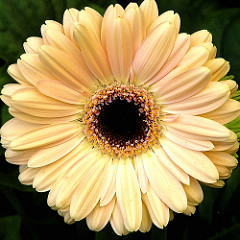
#> input picture Dataset/flowers/daisy/107592979_aaa9cdfe78_m.jpg, 240 x 240 px; its folder holds only this picture in this run
$ jupyter execute --allow-errors FeatureEngineering.ipynb
#> lines starting #> are read from the running program, lines starting #| are printed output that depends on the picture; long printed decimals are rounded
# Dataset Description

[cell 1]
import os

dir = '../Dataset/flowers/'
total_data = 0

def filter_jpg_files(files):
    """Filters a list of files for files with a .jpg format.

    Args:
        files: A list of files.

    Returns:
        A list of files with a .jpg format.
    """

    jpg_files = []
    for file in files:
        if file.endswith(".jpg"):
            jpg_files.append(file)
    return jpg_files


elements = dict()
print("*"*30)
print("Data Instances:")
for classes in os.listdir(dir):
    len_data = len(filter_jpg_files(os.listdir(dir+classes)))
    total_data+=len_data
    elements[classes] = len_data
    print(classes,":",len_data)
#> pass 2 of the loop `for classes in os.listdir(dir):`:
print("*"*30)
print("Total Data:",total_data)
print("*"*30)
print("Total Classes:",len(elements))

[cell 2]
import seaborn as sns
import matplotlib.pyplot as plt

# Create a dictionary of flower counts
flower_counts = elements

# Create a list of the keys and values in the dictionary
keys = list(flower_counts.keys())
values = list(flower_counts.values())

# Create a barplot using Seaborn's barplot() function
sns.barplot(x=keys, y=values)

# Add a title and axis labels to the plot
plt.title("Flower Counts")
plt.xlabel("Flower Type")
plt.ylabel("Count")

# Show the plot
plt.show()
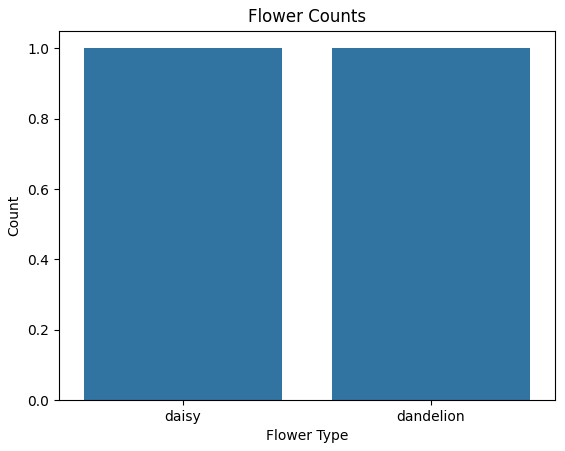
#> figure drawn by matplotlib, 1 panel

[cell 3]
import matplotlib.pyplot as plt

flower_counts = {'daisy': 764, 'dandelion': 1052, 'rose': 784, 'sunflower': 733, 'tulip': 984}

# Create a list of the pie slices
pie_slices = list(flower_counts.values())

# Create a list of the pie slice labels
pie_slice_labels = list(flower_counts.keys())

# Create a pie chart using Matplotlib's pie() function
plt.pie(pie_slices, labels=pie_slice_labels, autopct="%1.1f%%")

# Set the title and axis labels
plt.title("Flower Count Distribution")
plt.xlabel("Flower Type")

# Show the plot
plt.show()
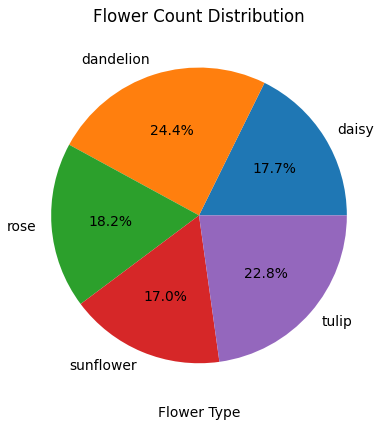
#> figure drawn by matplotlib, 1 panel

## Relationship between different classes and average pixel values

[cell 4]
import cv2
import glob
import numpy as np

def calc_stat(img_data):
    mean_red = np.mean(img_data[:, :, 0])
    std_red = np.std(img_data[:, :, 0])
    median_red = np.median(img_data[:, :, 0])

    mean_green = np.mean(img_data[:, :, 1])
    std_green = np.std(img_data[:, :, 1])
    median_green = np.median(img_data[:, :, 1])

    mean_blue = np.mean(img_data[:, :, 2])
    std_blue = np.std(img_data[:, :, 2])
    median_blue = np.median(img_data[:, :, 2])

    # Print the statistics
    print("Mean red:", mean_red)
    print("Standard deviation red:", std_red)
    print("Median red:", median_red)

    print("Mean green:", mean_green)
    print("Standard deviation green:", std_green)
    print("Median green:", median_green)

    print("Mean blue:", mean_blue)
    print("Standard deviation blue:", std_blue)
    print("Median blue:", median_blue)

def display_rel(path):
    img_data = []
    image_paths = glob.glob(path)
    image_size = (224, 224)
    resized_images = []

    for image_path in image_paths:
        image = cv2.imread(image_path)
        image = cv2.resize(image, image_size)
        resized_images.append(image)

    img_data = np.array(resized_images)

    hist_red = np.histogram(img_data[:, :, 0], bins=256)
    hist_green = np.histogram(img_data[:, :, 1], bins=256)
    hist_blue = np.histogram(img_data[:, :, 2], bins=256)

    plt.plot(hist_red[1][:-1], hist_red[0])
    plt.plot(hist_green[1][:-1], hist_green[0])
    plt.plot(hist_blue[1][:-1], hist_blue[0])

    # Add labels and title
    plt.xlabel("Pixel value")
    plt.ylabel("Frequency")
    plt.title("Histogram of pixel values")

    # Show the plot
    plt.show()
    calc_stat(img_data)

[cell 5]
for classes in os.listdir(dir):
    print("*"*45)
    print(classes)
    display_rel(dir+classes+"/*.jpg")
#> in display_rel, image is the input picture: shape (240, 240, 3); mean B, G, R 90.7, 143.2, 166.7
#> in display_rel, `image = cv2.resize(image, image_size)`:
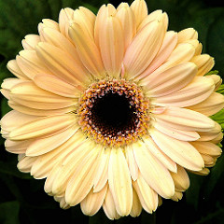
#> image: shape (224, 224, 3); mean B, G, R 90.6, 143.1, 166.5
#> in display_rel, `plt.show()`:
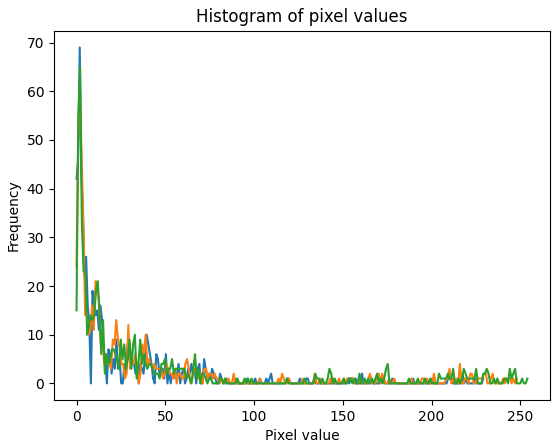
#> figure drawn by matplotlib, 1 panel; curve peaks at x = 1.8, y = 69; curve peaks at x = 1.95, y = 60; curve peaks at x = 1.99, y = 65
#> in calc_stat, `mean_red = np.mean(img_data[:, :, 0])`: mean_red = 25.22
#> in calc_stat, `std_red = np.std(img_data[:, :, 0])`: std_red = 38.06
#> in calc_stat, `median_red = np.median(img_data[:, :, 0])`: median_red = 10
#> in calc_stat, `mean_green = np.mean(img_data[:, :, 1])`: mean_green = 37.05
#> in calc_stat, `std_green = np.std(img_data[:, :, 1])`: std_green = 57.43
#> in calc_stat, `median_green = np.median(img_data[:, :, 1])`: median_green = 13
#> in calc_stat, `mean_blue = np.mean(img_data[:, :, 2])`: mean_blue = 43.61
#> in calc_stat, `std_blue = np.std(img_data[:, :, 2])`: std_blue = 65.63
#> in calc_stat, `median_blue = np.median(img_data[:, :, 2])`: median_blue = 14
#| Mean red: 25.216
#| Standard deviation red: 38.055
#| Median red: 10.0
#| Mean green: 37.048
#| Standard deviation green: 57.431
#| Median green: 13.0
#| Mean blue: 43.613
#| Standard deviation blue: 65.631
#| Median blue: 14.0
#> pass 2 of the loop `for classes in os.listdir(dir):`:
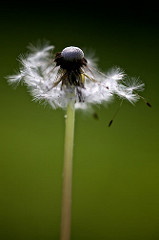
#> input picture Dataset/flowers/dandelion/14761980161_2d6dbaa4bb_m.jpg, 159 x 240 px
#> in display_rel, image is the input picture: shape (240, 159, 3); mean B, G, R 27.4, 78.2, 67.3
#> in display_rel (call 2), `image = cv2.resize(image, image_size)`:
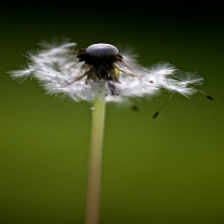
#> image: shape (224, 224, 3); mean B, G, R 27.3, 78.1, 67.2
#> in display_rel (call 2), `plt.show()`:
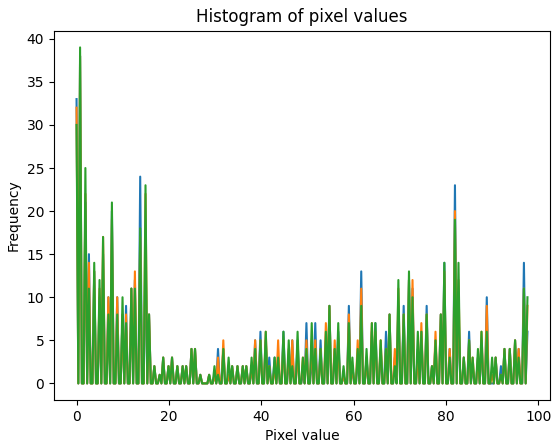
#> figure drawn by matplotlib, 1 panel; curve peaks at x = 0.766, y = 38; curve peaks at x = 0.766, y = 38; curve peaks at x = 0.766, y = 39
#| Mean red: 41.387
#| Standard deviation red: 33.045
#| Median red: 41.5
#| Mean green: 41.414
#| Standard deviation green: 33.054
#| Median green: 41.5
#| Mean blue: 41.448
#| Standard deviation blue: 33.075
#| Median blue: 41.5

## Dataset Preprocessing
* Since the dataset is imbalanced we need to balance the dataset.
The techniques used here is the combination of undersampling and oversampling.

* First of all the average is found out by which the undersampling and oversampling can be splitted

[cell 6]
avg = sum(elements.values())//5
print("Average",avg)

[cell 7]
import Augmentor

def oversampling(type1_images, num_new_images_type1):
    type1_p = Augmentor.Pipeline(type1_images)
    type1_p.rotate(probability=0.7, max_left_rotation=25, max_right_rotation=25)
    type1_p.flip_left_right(probability=0.5)
    type1_p.zoom_random(probability=0.5, percentage_area=0.8)
    type1_p.sample(num_new_images_type1)

[cell 8]
def undersampling(path, no_img_rm):
    files = os.listdir(path)
    for cnt,f in enumerate(files):
        if cnt>no_img_rm:
            break
        os.remove(path+f)

### Oversampling Daisy

[cell 9]
oversampling("../dataset/flowers/daisy",863-764)
#> (the call stopped at in oversampling, `type1_p = Augmentor.Pipeline(type1_images)`: Augmentor is not available in this run)

[cell 10]
import shutil
source_folder = "../dataset/flowers/daisy/output/"
destination_folder = "../dataset/flowers/daisy/"
#> (the rest of this cell did not finish here and is left out)

[cell 11]
len(os.listdir(destination_folder))

### Undersampling Dandelion

[cell 12]
print("Number of images under dandelion",elements['dandelion'])

[cell 13]
req_images = elements['dandelion'] - avg - 1
print("Images to subtract",req_images)

[cell 14]
undersampling("../Dataset/flowers/dandelion/",req_images)

[cell 15]
len(os.listdir("../Dataset/flowers/dandelion/"))

### Preprocessing Rose

#> (a cell that did not finish here is left out)

#> (a cell that did not finish here is left out)

[cell 18]
import shutil
source_folder = "../dataset/flowers/rose/output/"
destination_folder = "../dataset/flowers/rose/"
#> (the rest of this cell did not finish here and is left out)

### Preprocessing SunFlower

#> (a cell that did not finish here is left out)

#> (a cell that did not finish here is left out)

[cell 21]
import shutil
source_folder = "../dataset/flowers/sunflower/output/"
destination_folder = "../dataset/flowers/sunflower/"
#> (the rest of this cell did not finish here and is left out)

### Preprocessing Tulip

#> (a cell that did not finish here is left out)

#> (a cell that did not finish here is left out)

#> (a cell that did not finish here is left out)
